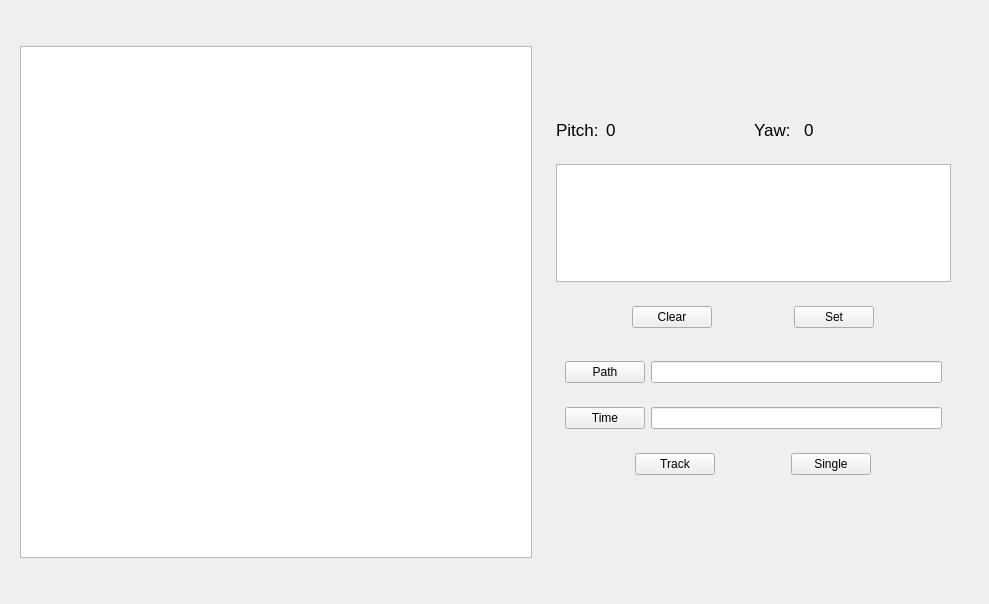
<?xml version="1.0" encoding="UTF-8"?>
<ui version="4.0">
 <class>Form</class>
 <widget class="QWidget" name="Form">
  <property name="geometry">
   <rect>
    <x>0</x>
    <y>0</y>
    <width>989</width>
    <height>604</height>
   </rect>
  </property>
  <property name="windowTitle">
   <string>Form</string>
  </property>
  <layout class="QVBoxLayout" name="verticalLayout">
   <item>
    <widget class="QWidget" name="widget" native="true">
     <layout class="QHBoxLayout" name="horizontalLayout">
      <item>
       <widget class="QGraphicsView" name="graphicsView">
        <property name="minimumSize">
         <size>
          <width>512</width>
          <height>512</height>
         </size>
        </property>
        <property name="maximumSize">
         <size>
          <width>512</width>
          <height>512</height>
         </size>
        </property>
       </widget>
      </item>
      <item>
       <widget class="QWidget" name="widget_2" native="true">
        <property name="maximumSize">
         <size>
          <width>16777215</width>
          <height>400</height>
         </size>
        </property>
        <layout class="QVBoxLayout" name="verticalLayout_2">
         <item>
          <widget class="QWidget" name="widget_3" native="true">
           <property name="maximumSize">
            <size>
             <width>16777215</width>
             <height>50</height>
            </size>
           </property>
           <layout class="QHBoxLayout" name="horizontalLayout_2">
            <property name="spacing">
             <number>0</number>
            </property>
            <item>
             <widget class="QLabel" name="label_2">
              <property name="maximumSize">
               <size>
                <width>50</width>
                <height>30</height>
               </size>
              </property>
              <property name="font">
               <font>
                <pointsize>13</pointsize>
               </font>
              </property>
              <property name="text">
               <string>Pitch: </string>
              </property>
             </widget>
            </item>
            <item>
             <widget class="QLabel" name="pitch">
              <property name="maximumSize">
               <size>
                <width>16777215</width>
                <height>30</height>
               </size>
              </property>
              <property name="font">
               <font>
                <pointsize>13</pointsize>
               </font>
              </property>
              <property name="text">
               <string>0</string>
              </property>
             </widget>
            </item>
            <item>
             <widget class="QLabel" name="label_4">
              <property name="maximumSize">
               <size>
                <width>50</width>
                <height>30</height>
               </size>
              </property>
              <property name="font">
               <font>
                <pointsize>13</pointsize>
               </font>
              </property>
              <property name="text">
               <string>Yaw:</string>
              </property>
             </widget>
            </item>
            <item>
             <widget class="QLabel" name="yaw">
              <property name="maximumSize">
               <size>
                <width>16777215</width>
                <height>30</height>
               </size>
              </property>
              <property name="font">
               <font>
                <pointsize>13</pointsize>
               </font>
              </property>
              <property name="text">
               <string>0</string>
              </property>
             </widget>
            </item>
           </layout>
          </widget>
         </item>
         <item>
          <widget class="QWidget" name="widget_9" native="true">
           <layout class="QVBoxLayout" name="verticalLayout_4">
            <item>
             <widget class="QGraphicsView" name="paintGraph">
              <property name="maximumSize">
               <size>
                <width>400</width>
                <height>200</height>
               </size>
              </property>
             </widget>
            </item>
           </layout>
          </widget>
         </item>
         <item>
          <widget class="QWidget" name="widget_7" native="true">
           <property name="maximumSize">
            <size>
             <width>16777215</width>
             <height>50</height>
            </size>
           </property>
           <layout class="QHBoxLayout" name="horizontalLayout_4">
            <item>
             <widget class="QPushButton" name="clearPaintButton">
              <property name="maximumSize">
               <size>
                <width>80</width>
                <height>16777215</height>
               </size>
              </property>
              <property name="text">
               <string>Clear</string>
              </property>
             </widget>
            </item>
            <item>
             <widget class="QPushButton" name="setPaintButton">
              <property name="maximumSize">
               <size>
                <width>80</width>
                <height>16777215</height>
               </size>
              </property>
              <property name="text">
               <string>Set</string>
              </property>
             </widget>
            </item>
           </layout>
          </widget>
         </item>
         <item>
          <widget class="QWidget" name="widget_4" native="true">
           <layout class="QVBoxLayout" name="verticalLayout_3">
            <item>
             <widget class="QWidget" name="widget_5" native="true">
              <property name="maximumSize">
               <size>
                <width>16777215</width>
                <height>50</height>
               </size>
              </property>
              <layout class="QHBoxLayout" name="horizontalLayout_3">
               <item>
                <widget class="QPushButton" name="pathButton">
                 <property name="maximumSize">
                  <size>
                   <width>80</width>
                   <height>16777215</height>
                  </size>
                 </property>
                 <property name="text">
                  <string>Path</string>
                 </property>
                </widget>
               </item>
               <item>
                <widget class="QLineEdit" name="pathText"/>
               </item>
              </layout>
             </widget>
            </item>
            <item>
             <widget class="QWidget" name="widget_6" native="true">
              <property name="maximumSize">
               <size>
                <width>16777215</width>
                <height>50</height>
               </size>
              </property>
              <layout class="QHBoxLayout" name="horizontalLayout_5">
               <item>
                <widget class="QPushButton" name="timeButton">
                 <property name="maximumSize">
                  <size>
                   <width>80</width>
                   <height>16777215</height>
                  </size>
                 </property>
                 <property name="text">
                  <string>Time</string>
                 </property>
                </widget>
               </item>
               <item>
                <widget class="QLineEdit" name="timeText"/>
               </item>
              </layout>
             </widget>
            </item>
            <item>
             <widget class="QWidget" name="widget_8" native="true">
              <property name="maximumSize">
               <size>
                <width>16777215</width>
                <height>50</height>
               </size>
              </property>
              <layout class="QHBoxLayout" name="horizontalLayout_6">
               <item>
                <widget class="QPushButton" name="trackButton">
                 <property name="maximumSize">
                  <size>
                   <width>80</width>
                   <height>16777215</height>
                  </size>
                 </property>
                 <property name="text">
                  <string>Track</string>
                 </property>
                </widget>
               </item>
               <item>
                <widget class="QPushButton" name="singleButton">
                 <property name="maximumSize">
                  <size>
                   <width>80</width>
                   <height>16777215</height>
                  </size>
                 </property>
                 <property name="text">
                  <string>Single</string>
                 </property>
                </widget>
               </item>
              </layout>
             </widget>
            </item>
           </layout>
          </widget>
         </item>
        </layout>
       </widget>
      </item>
     </layout>
    </widget>
   </item>
  </layout>
 </widget>
 <resources/>
 <connections/>
</ui>
